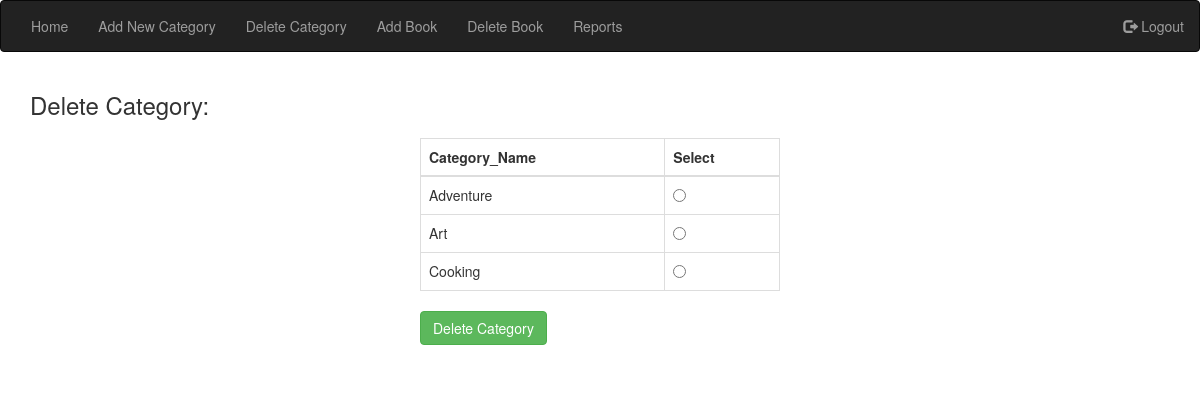
/prodelcate/, run on the app's committed database.
### books/models.py (models this page shows, shortened)
class Categories(models.Model):
    category_name = models.CharField(max_length=100)
    category_image = models.ImageField(upload_to='')
    category_status = models.CharField(max_length=20,default='on')
    class Meta:
        verbose_name_plural = 'Categories'

### books/views.py (the view, shortened to what this page needs)
# urls.py: path('prodelcate/',views.pro_del_cate,name='pro_del_cate'),
def pro_del_cate(request):
    template = loader.get_template('provider/pro_del_cate.html')
    context = {'mess': ""}
    context['cobj'] = cobj = Categories.objects.order_by('category_name')
    return HttpResponse(template.render(context, request))

### templates/provider/pro_del_cate.html (shortened to what this page needs)
{% extends 'provider/pro_base.html' %}
{% load static %}
    {% block pro_body %}
        <div class="container">
            <div class="row"><div class="col-sm-12"><h3>Delete Category: </h3></div></div>
            <div class="row">
                <div class="col-sm-4"></div>
                <div class="col-sm-4">
                    <form action="{% url 'pro_del_cate' %}" method="POST">{% csrf_token %}
                        <table class="table table-bordered">
                        <thead>
                            <tr>
                                <th>Category_Name</th>
                                <th>Select</th>
                            </tr>
                        </thead>
                        <tbody>
                            {% for c in cobj %}
                                <tr>
                                    <td>{{ c.category_name }}</td>
                                    <td><input required type="radio" value="{{ c.id }}" name="cate_id" /></td>
                                </tr>
                            {% endfor %}
                        </tbody>
                    </table>
                    <input type="submit" value="Delete Category" class="btn btn-success">
                    </form>
                </div>
                <div class="col-sm-4"></div>
            </div>
        </div>
    {% endblock %}

### data on the page
Categories: category_name "Adventure"
Categories: category_name "Art"
Categories: category_name "Cooking"
